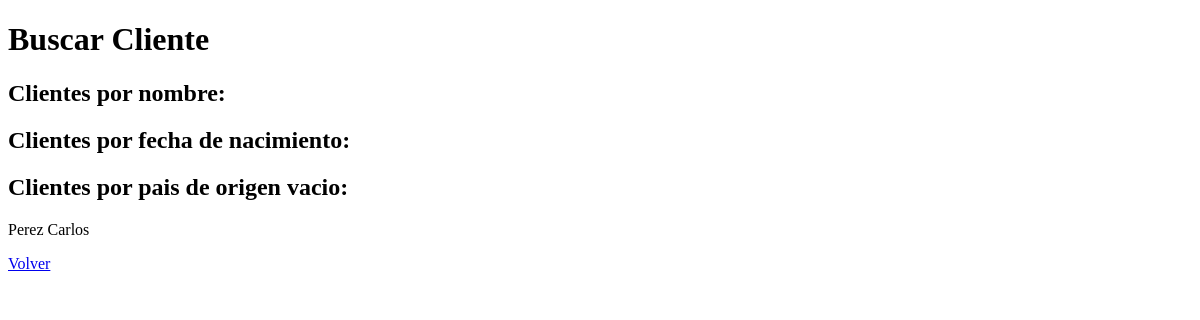
Page /cliente/busqueda on the earlier database version.
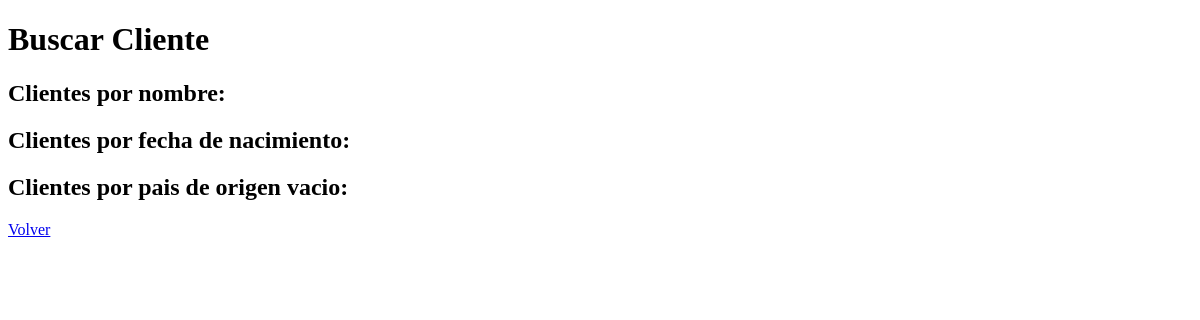
Same page on the later database version.
### apps/cliente/models.py (models this page shows)
class Cliente(models.Model): #! BASE DE DATOS DESPUES DE MIGRAR CON COMANDOS
    nombre = models.CharField(max_length=50)
    apellido = models.CharField(max_length=50)
    nacimiento = models.DateField()
    pais_origen_id = models.ForeignKey(Pais, on_delete=models.SET_NULL, null=True) #! SET_NULL PARA QUE NO SE BORRE EL REGISTRO DE TODOS SI ELIMINO SOLO UNO
    def __str__(self):
        return f"{self.apellido} {self.nombre}" #! PARA QUE ME DIGA EL NOMBRE y APELLIDO EN EL PANEL DE ADMIN DE DJANGO

### apps/cliente/views.py (the view)
# urls.py: path("busqueda", busqueda, name="busqueda"),
def busqueda(request: HttpRequest) -> HttpResponse:
    cliente_nombre = Cliente.objects.filter(nombre__contains="Valentin")
    cliente_nacimiento = Cliente.objects.filter(nacimiento__gt=date(2000,1,1))
    cliente_pais = Cliente.objects.filter(pais_origen_id=None)
    contexto = {"cliente_nombre": cliente_nombre,
                "cliente_nacimiento": cliente_nacimiento,
                "cliente_pais": cliente_pais}
    return render(request, "cliente/busqueda.html", contexto)

### apps/cliente/templates/cliente/busqueda.html (shortened to what this page needs)
{% extends 'Home/base.html' %}
{% block TITULO %}
    Buscar Cliente
{% endblock TITULO %}
{% block CONTENIDO %}
    <h2>Clientes por nombre:</h2>
    <h2>Clientes por fecha de nacimiento:</h2>
    <h2>Clientes por pais de origen vacio:</h2>
    {% for cliente in cliente_pais %}
        <p>{{ cliente }}</p>
    {% endfor %}
     <a href="{% url 'Home:home' %}">Volver</a>
{% endblock CONTENIDO %}

Differences in the rows shown:
removed Cliente: apellido+nombre "Perez Carlos"
